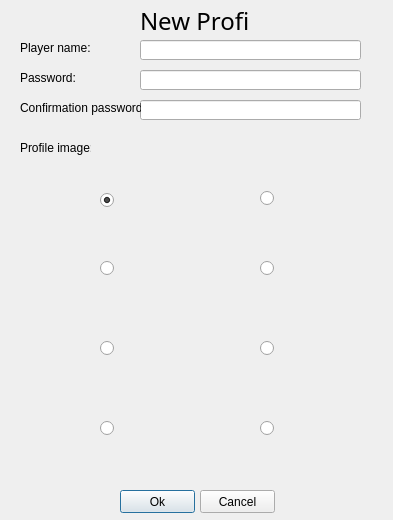
<?xml version="1.0" encoding="UTF-8"?>
<ui version="4.0">
 <class>NewProfile</class>
 <widget class="QDialog" name="NewProfile">
  <property name="geometry">
   <rect>
    <x>0</x>
    <y>0</y>
    <width>393</width>
    <height>520</height>
   </rect>
  </property>
  <property name="sizePolicy">
   <sizepolicy hsizetype="Fixed" vsizetype="Fixed">
    <horstretch>0</horstretch>
    <verstretch>0</verstretch>
   </sizepolicy>
  </property>
  <property name="minimumSize">
   <size>
    <width>393</width>
    <height>520</height>
   </size>
  </property>
  <property name="maximumSize">
   <size>
    <width>393</width>
    <height>520</height>
   </size>
  </property>
  <property name="windowTitle">
   <string>Dialog</string>
  </property>
  <widget class="QLabel" name="label">
   <property name="geometry">
    <rect>
     <x>140</x>
     <y>10</y>
     <width>111</width>
     <height>21</height>
    </rect>
   </property>
   <property name="font">
    <font>
     <family>Mathematica6</family>
     <pointsize>18</pointsize>
    </font>
   </property>
   <property name="text">
    <string>New Profile</string>
   </property>
   <property name="textFormat">
    <enum>Qt::AutoText</enum>
   </property>
  </widget>
  <widget class="QLabel" name="label_3">
   <property name="geometry">
    <rect>
     <x>20</x>
     <y>40</y>
     <width>71</width>
     <height>16</height>
    </rect>
   </property>
   <property name="text">
    <string>Player name:</string>
   </property>
  </widget>
  <widget class="QLineEdit" name="user">
   <property name="geometry">
    <rect>
     <x>140</x>
     <y>40</y>
     <width>221</width>
     <height>20</height>
    </rect>
   </property>
   <property name="text">
    <string/>
   </property>
  </widget>
  <widget class="QLabel" name="label_4">
   <property name="geometry">
    <rect>
     <x>20</x>
     <y>140</y>
     <width>71</width>
     <height>16</height>
    </rect>
   </property>
   <property name="text">
    <string>Profile image:</string>
   </property>
  </widget>
  <widget class="QPushButton" name="regist">
   <property name="geometry">
    <rect>
     <x>120</x>
     <y>490</y>
     <width>75</width>
     <height>23</height>
    </rect>
   </property>
   <property name="text">
    <string>Ok</string>
   </property>
  </widget>
  <widget class="QPushButton" name="cancel">
   <property name="geometry">
    <rect>
     <x>200</x>
     <y>490</y>
     <width>75</width>
     <height>23</height>
    </rect>
   </property>
   <property name="text">
    <string>Cancel</string>
   </property>
  </widget>
  <widget class="QLineEdit" name="password">
   <property name="geometry">
    <rect>
     <x>140</x>
     <y>70</y>
     <width>221</width>
     <height>20</height>
    </rect>
   </property>
   <property name="text">
    <string/>
   </property>
  </widget>
  <widget class="QLabel" name="label_5">
   <property name="geometry">
    <rect>
     <x>20</x>
     <y>70</y>
     <width>61</width>
     <height>16</height>
    </rect>
   </property>
   <property name="text">
    <string>Password:</string>
   </property>
  </widget>
  <widget class="QLineEdit" name="conf_password">
   <property name="geometry">
    <rect>
     <x>140</x>
     <y>100</y>
     <width>221</width>
     <height>20</height>
    </rect>
   </property>
   <property name="text">
    <string/>
   </property>
  </widget>
  <widget class="QLabel" name="label_6">
   <property name="geometry">
    <rect>
     <x>20</x>
     <y>100</y>
     <width>121</width>
     <height>16</height>
    </rect>
   </property>
   <property name="text">
    <string>Confirmation password:</string>
   </property>
  </widget>
  <widget class="QRadioButton" name="radioButton_1">
   <property name="geometry">
    <rect>
     <x>100</x>
     <y>190</y>
     <width>16</width>
     <height>21</height>
    </rect>
   </property>
   <property name="checked">
    <bool>true</bool>
   </property>
  </widget>
  <widget class="QRadioButton" name="radioButton_2">
   <property name="geometry">
    <rect>
     <x>100</x>
     <y>260</y>
     <width>16</width>
     <height>17</height>
    </rect>
   </property>
   <property name="text">
    <string/>
   </property>
  </widget>
  <widget class="QRadioButton" name="radioButton_3">
   <property name="geometry">
    <rect>
     <x>100</x>
     <y>340</y>
     <width>16</width>
     <height>17</height>
    </rect>
   </property>
   <property name="text">
    <string/>
   </property>
  </widget>
  <widget class="QRadioButton" name="radioButton_4">
   <property name="geometry">
    <rect>
     <x>100</x>
     <y>420</y>
     <width>16</width>
     <height>17</height>
    </rect>
   </property>
   <property name="text">
    <string/>
   </property>
  </widget>
  <widget class="QRadioButton" name="radioButton_5">
   <property name="geometry">
    <rect>
     <x>260</x>
     <y>190</y>
     <width>16</width>
     <height>17</height>
    </rect>
   </property>
   <property name="text">
    <string/>
   </property>
   <property name="checked">
    <bool>false</bool>
   </property>
  </widget>
  <widget class="QRadioButton" name="radioButton_6">
   <property name="geometry">
    <rect>
     <x>260</x>
     <y>260</y>
     <width>16</width>
     <height>17</height>
    </rect>
   </property>
   <property name="text">
    <string/>
   </property>
  </widget>
  <widget class="QRadioButton" name="radioButton_7">
   <property name="geometry">
    <rect>
     <x>260</x>
     <y>340</y>
     <width>16</width>
     <height>17</height>
    </rect>
   </property>
   <property name="text">
    <string/>
   </property>
  </widget>
  <widget class="QRadioButton" name="radioButton_8">
   <property name="geometry">
    <rect>
     <x>260</x>
     <y>420</y>
     <width>21</width>
     <height>17</height>
    </rect>
   </property>
   <property name="text">
    <string/>
   </property>
  </widget>
  <widget class="QLabel" name="label_8">
   <property name="geometry">
    <rect>
     <x>130</x>
     <y>310</y>
     <width>61</width>
     <height>81</height>
    </rect>
   </property>
   <property name="text">
    <string/>
   </property>
   <property name="pixmap">
    <pixmap resource="images.qrc">:/images/profiles_images/m_3.PNG</pixmap>
   </property>
   <property name="scaledContents">
    <bool>true</bool>
   </property>
  </widget>
  <widget class="QLabel" name="label_9">
   <property name="geometry">
    <rect>
     <x>130</x>
     <y>150</y>
     <width>61</width>
     <height>81</height>
    </rect>
   </property>
   <property name="text">
    <string/>
   </property>
   <property name="pixmap">
    <pixmap resource="images.qrc">:/images/profiles_images/m_1.PNG</pixmap>
   </property>
   <property name="scaledContents">
    <bool>true</bool>
   </property>
  </widget>
  <widget class="QLabel" name="label_10">
   <property name="geometry">
    <rect>
     <x>130</x>
     <y>230</y>
     <width>61</width>
     <height>81</height>
    </rect>
   </property>
   <property name="text">
    <string/>
   </property>
   <property name="pixmap">
    <pixmap resource="images.qrc">:/images/profiles_images/m_2.PNG</pixmap>
   </property>
   <property name="scaledContents">
    <bool>true</bool>
   </property>
  </widget>
  <widget class="QLabel" name="label_11">
   <property name="geometry">
    <rect>
     <x>130</x>
     <y>390</y>
     <width>61</width>
     <height>81</height>
    </rect>
   </property>
   <property name="text">
    <string/>
   </property>
   <property name="pixmap">
    <pixmap resource="images.qrc">:/images/profiles_images/m_4.PNG</pixmap>
   </property>
   <property name="scaledContents">
    <bool>true</bool>
   </property>
  </widget>
  <widget class="QLabel" name="label_12">
   <property name="geometry">
    <rect>
     <x>290</x>
     <y>150</y>
     <width>61</width>
     <height>81</height>
    </rect>
   </property>
   <property name="text">
    <string/>
   </property>
   <property name="pixmap">
    <pixmap resource="images.qrc">:/images/profiles_images/w_1.PNG</pixmap>
   </property>
   <property name="scaledContents">
    <bool>true</bool>
   </property>
  </widget>
  <widget class="QLabel" name="label_13">
   <property name="geometry">
    <rect>
     <x>290</x>
     <y>230</y>
     <width>61</width>
     <height>81</height>
    </rect>
   </property>
   <property name="text">
    <string/>
   </property>
   <property name="pixmap">
    <pixmap resource="images.qrc">:/images/profiles_images/w_2.PNG</pixmap>
   </property>
   <property name="scaledContents">
    <bool>true</bool>
   </property>
  </widget>
  <widget class="QLabel" name="label_14">
   <property name="geometry">
    <rect>
     <x>290</x>
     <y>310</y>
     <width>61</width>
     <height>81</height>
    </rect>
   </property>
   <property name="text">
    <string/>
   </property>
   <property name="pixmap">
    <pixmap resource="images.qrc">:/images/profiles_images/w_3.PNG</pixmap>
   </property>
   <property name="scaledContents">
    <bool>true</bool>
   </property>
  </widget>
  <widget class="QLabel" name="label_15">
   <property name="geometry">
    <rect>
     <x>290</x>
     <y>390</y>
     <width>61</width>
     <height>81</height>
    </rect>
   </property>
   <property name="text">
    <string/>
   </property>
   <property name="pixmap">
    <pixmap resource="images.qrc">:/images/profiles_images/w_4.PNG</pixmap>
   </property>
   <property name="scaledContents">
    <bool>true</bool>
   </property>
  </widget>
 </widget>
 <resources>
  <include location="images.qrc"/>
 </resources>
 <connections>
  <connection>
   <sender>cancel</sender>
   <signal>clicked()</signal>
   <receiver>NewProfile</receiver>
   <slot>reject()</slot>
   <hints>
    <hint type="sourcelabel">
     <x>237</x>
     <y>371</y>
    </hint>
    <hint type="destinationlabel">
     <x>196</x>
     <y>198</y>
    </hint>
   </hints>
  </connection>
  <connection>
   <sender>regist</sender>
   <signal>clicked()</signal>
   <receiver>NewProfile</receiver>
   <slot>accept()</slot>
   <hints>
    <hint type="sourcelabel">
     <x>157</x>
     <y>501</y>
    </hint>
    <hint type="destinationlabel">
     <x>196</x>
     <y>259</y>
    </hint>
   </hints>
  </connection>
 </connections>
</ui>
